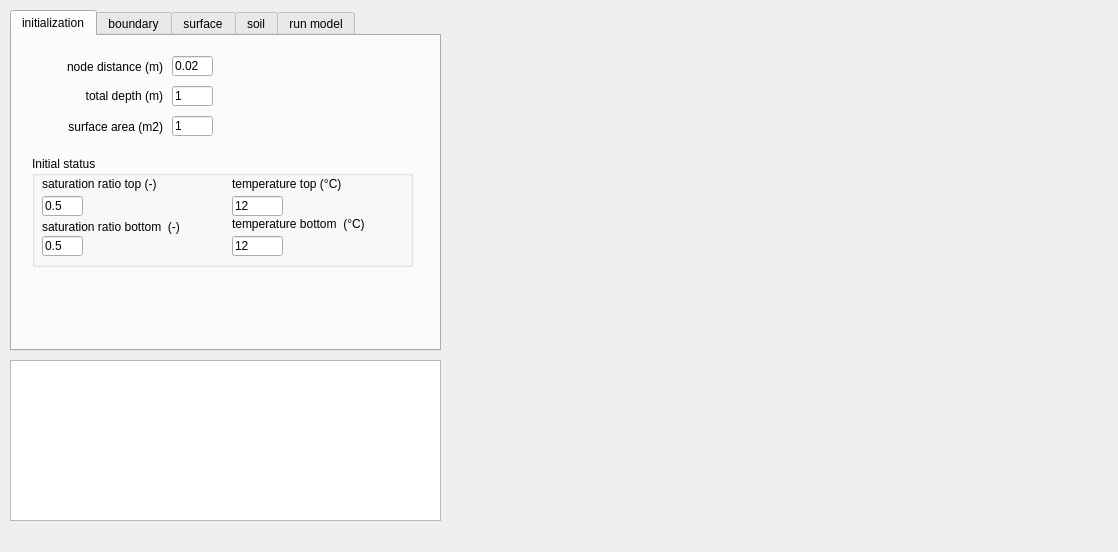
<?xml version="1.0" encoding="UTF-8"?>
<ui version="4.0">
 <class>MainWindow</class>
 <widget class="QMainWindow" name="MainWindow">
  <property name="windowModality">
   <enum>Qt::NonModal</enum>
  </property>
  <property name="geometry">
   <rect>
    <x>0</x>
    <y>0</y>
    <width>1118</width>
    <height>552</height>
   </rect>
  </property>
  <property name="windowTitle">
   <string>MainWindow</string>
  </property>
  <widget class="QWidget" name="centralWidget">
   <widget class="QWidget" name="formLayoutWidget">
    <property name="geometry">
     <rect>
      <x>450</x>
      <y>20</y>
      <width>651</width>
      <height>501</height>
     </rect>
    </property>
    <layout class="QFormLayout" name="layoutPlot"/>
   </widget>
   <widget class="QListWidget" name="listWidget">
    <property name="geometry">
     <rect>
      <x>10</x>
      <y>360</y>
      <width>431</width>
      <height>161</height>
     </rect>
    </property>
    <property name="sizeAdjustPolicy">
     <enum>QAbstractScrollArea::AdjustToContents</enum>
    </property>
   </widget>
   <widget class="QTabWidget" name="tabWidget">
    <property name="geometry">
     <rect>
      <x>10</x>
      <y>10</y>
      <width>431</width>
      <height>341</height>
     </rect>
    </property>
    <property name="currentIndex">
     <number>0</number>
    </property>
    <widget class="QWidget" name="tab">
     <attribute name="title">
      <string>initialization</string>
     </attribute>
     <widget class="QLineEdit" name="lineEditWidth">
      <property name="geometry">
       <rect>
        <x>160</x>
        <y>80</y>
        <width>41</width>
        <height>20</height>
       </rect>
      </property>
      <property name="text">
       <string>1</string>
      </property>
     </widget>
     <widget class="QLabel" name="label_3">
      <property name="geometry">
       <rect>
        <x>10</x>
        <y>20</y>
        <width>141</width>
        <height>21</height>
       </rect>
      </property>
      <property name="text">
       <string>node distance (m)</string>
      </property>
      <property name="alignment">
       <set>Qt::AlignRight|Qt::AlignTrailing|Qt::AlignVCenter</set>
      </property>
     </widget>
     <widget class="QLabel" name="label">
      <property name="geometry">
       <rect>
        <x>20</x>
        <y>80</y>
        <width>131</width>
        <height>21</height>
       </rect>
      </property>
      <property name="text">
       <string>surface area (m2)</string>
      </property>
      <property name="alignment">
       <set>Qt::AlignRight|Qt::AlignTrailing|Qt::AlignVCenter</set>
      </property>
     </widget>
     <widget class="QLineEdit" name="lineEditDepth">
      <property name="geometry">
       <rect>
        <x>160</x>
        <y>50</y>
        <width>41</width>
        <height>20</height>
       </rect>
      </property>
      <property name="text">
       <string>1</string>
      </property>
     </widget>
     <widget class="QLabel" name="label_2">
      <property name="geometry">
       <rect>
        <x>20</x>
        <y>50</y>
        <width>131</width>
        <height>20</height>
       </rect>
      </property>
      <property name="text">
       <string>total depth (m)</string>
      </property>
      <property name="alignment">
       <set>Qt::AlignRight|Qt::AlignTrailing|Qt::AlignVCenter</set>
      </property>
     </widget>
     <widget class="QLineEdit" name="lineEditThickness">
      <property name="geometry">
       <rect>
        <x>160</x>
        <y>20</y>
        <width>41</width>
        <height>20</height>
       </rect>
      </property>
      <property name="text">
       <string>0.02</string>
      </property>
     </widget>
     <widget class="QGroupBox" name="groupBox_5">
      <property name="geometry">
       <rect>
        <x>20</x>
        <y>120</y>
        <width>381</width>
        <height>111</height>
       </rect>
      </property>
      <property name="title">
       <string>Initial status</string>
      </property>
      <widget class="QLineEdit" name="lineEditIniWaterContentTop">
       <property name="geometry">
        <rect>
         <x>10</x>
         <y>40</y>
         <width>41</width>
         <height>20</height>
        </rect>
       </property>
       <property name="text">
        <string>0.5</string>
       </property>
      </widget>
      <widget class="QLineEdit" name="lineEditIniTTop">
       <property name="geometry">
        <rect>
         <x>200</x>
         <y>40</y>
         <width>51</width>
         <height>20</height>
        </rect>
       </property>
       <property name="text">
        <string>12</string>
       </property>
      </widget>
      <widget class="QLabel" name="label_16">
       <property name="geometry">
        <rect>
         <x>200</x>
         <y>20</y>
         <width>151</width>
         <height>16</height>
        </rect>
       </property>
       <property name="text">
        <string>temperature top (°C)</string>
       </property>
      </widget>
      <widget class="QLabel" name="label_17">
       <property name="geometry">
        <rect>
         <x>10</x>
         <y>20</y>
         <width>161</width>
         <height>16</height>
        </rect>
       </property>
       <property name="text">
        <string>saturation ratio top (-)</string>
       </property>
      </widget>
      <widget class="QLabel" name="label_20">
       <property name="geometry">
        <rect>
         <x>200</x>
         <y>60</y>
         <width>181</width>
         <height>16</height>
        </rect>
       </property>
       <property name="text">
        <string>temperature bottom  (°C)</string>
       </property>
      </widget>
      <widget class="QLineEdit" name="lineEditIniTBottom">
       <property name="geometry">
        <rect>
         <x>200</x>
         <y>80</y>
         <width>51</width>
         <height>20</height>
        </rect>
       </property>
       <property name="text">
        <string>12</string>
       </property>
      </widget>
      <widget class="QLabel" name="label_18">
       <property name="geometry">
        <rect>
         <x>10</x>
         <y>60</y>
         <width>181</width>
         <height>21</height>
        </rect>
       </property>
       <property name="text">
        <string>saturation ratio bottom  (-)</string>
       </property>
      </widget>
      <widget class="QLineEdit" name="lineEditIniWaterContentBottom">
       <property name="geometry">
        <rect>
         <x>10</x>
         <y>80</y>
         <width>41</width>
         <height>20</height>
        </rect>
       </property>
       <property name="text">
        <string>0.5</string>
       </property>
      </widget>
     </widget>
    </widget>
    <widget class="QWidget" name="tabBoundary">
     <attribute name="title">
      <string>boundary</string>
     </attribute>
     <widget class="QGroupBox" name="groupBox_3">
      <property name="geometry">
       <rect>
        <x>10</x>
        <y>5</y>
        <width>401</width>
        <height>211</height>
       </rect>
      </property>
      <property name="title">
       <string>Atmospheric boundary</string>
      </property>
      <widget class="QGroupBox" name="groupBox_2">
       <property name="geometry">
        <rect>
         <x>10</x>
         <y>135</y>
         <width>221</width>
         <height>65</height>
        </rect>
       </property>
       <property name="title">
        <string>measurement height</string>
       </property>
       <widget class="QLabel" name="label_28">
        <property name="geometry">
         <rect>
          <x>20</x>
          <y>21</y>
          <width>151</width>
          <height>16</height>
         </rect>
        </property>
        <property name="text">
         <string>temperature and humidity</string>
        </property>
        <property name="alignment">
         <set>Qt::AlignRight|Qt::AlignTrailing|Qt::AlignVCenter</set>
        </property>
       </widget>
       <widget class="QLineEdit" name="lineEditAtmWHeight">
        <property name="geometry">
         <rect>
          <x>180</x>
          <y>42</y>
          <width>31</width>
          <height>20</height>
         </rect>
        </property>
        <property name="text">
         <string>2</string>
        </property>
       </widget>
       <widget class="QLineEdit" name="lineEditAtmTHeight">
        <property name="geometry">
         <rect>
          <x>180</x>
          <y>21</y>
          <width>31</width>
          <height>20</height>
         </rect>
        </property>
        <property name="text">
         <string>2</string>
        </property>
       </widget>
       <widget class="QLabel" name="label_32">
        <property name="geometry">
         <rect>
          <x>40</x>
          <y>42</y>
          <width>131</width>
          <height>16</height>
         </rect>
        </property>
        <property name="text">
         <string>wind</string>
        </property>
        <property name="alignment">
         <set>Qt::AlignRight|Qt::AlignTrailing|Qt::AlignVCenter</set>
        </property>
       </widget>
      </widget>
      <widget class="QGroupBox" name="groupBox_atmFixedData">
       <property name="geometry">
        <rect>
         <x>10</x>
         <y>20</y>
         <width>371</width>
         <height>111</height>
        </rect>
       </property>
       <property name="font">
        <font>
         <bold>false</bold>
        </font>
       </property>
       <property name="title">
        <string>fixed data</string>
       </property>
       <property name="flat">
        <bool>false</bool>
       </property>
       <widget class="QLabel" name="label_11">
        <property name="geometry">
         <rect>
          <x>20</x>
          <y>60</y>
          <width>131</width>
          <height>16</height>
         </rect>
        </property>
        <property name="text">
         <string>wind speed (m s-1)</string>
        </property>
        <property name="alignment">
         <set>Qt::AlignRight|Qt::AlignTrailing|Qt::AlignVCenter</set>
        </property>
       </widget>
       <widget class="QLabel" name="label_9">
        <property name="geometry">
         <rect>
          <x>20</x>
          <y>20</y>
          <width>131</width>
          <height>16</height>
         </rect>
        </property>
        <property name="text">
         <string>temperature (°C)</string>
        </property>
        <property name="alignment">
         <set>Qt::AlignRight|Qt::AlignTrailing|Qt::AlignVCenter</set>
        </property>
       </widget>
       <widget class="QLineEdit" name="lineEditAtmRH">
        <property name="geometry">
         <rect>
          <x>160</x>
          <y>40</y>
          <width>31</width>
          <height>20</height>
         </rect>
        </property>
        <property name="text">
         <string>30</string>
        </property>
       </widget>
       <widget class="QLineEdit" name="lineEditAtmWS">
        <property name="geometry">
         <rect>
          <x>160</x>
          <y>60</y>
          <width>31</width>
          <height>20</height>
         </rect>
        </property>
        <property name="text">
         <string>5</string>
        </property>
       </widget>
       <widget class="QLineEdit" name="lineEditAtmT">
        <property name="geometry">
         <rect>
          <x>160</x>
          <y>20</y>
          <width>31</width>
          <height>20</height>
         </rect>
        </property>
        <property name="text">
         <string>20</string>
        </property>
       </widget>
       <widget class="QLabel" name="label_10">
        <property name="geometry">
         <rect>
          <x>20</x>
          <y>40</y>
          <width>131</width>
          <height>16</height>
         </rect>
        </property>
        <property name="text">
         <string>relative humidity (%)</string>
        </property>
        <property name="alignment">
         <set>Qt::AlignRight|Qt::AlignTrailing|Qt::AlignVCenter</set>
        </property>
       </widget>
       <widget class="QGroupBox" name="groupBox">
        <property name="geometry">
         <rect>
          <x>210</x>
          <y>10</y>
          <width>151</width>
          <height>91</height>
         </rect>
        </property>
        <property name="title">
         <string>Precipitation</string>
        </property>
        <widget class="QLineEdit" name="lineEditPrecStart">
         <property name="geometry">
          <rect>
           <x>110</x>
           <y>20</y>
           <width>31</width>
           <height>20</height>
          </rect>
         </property>
         <property name="text">
          <string>100</string>
         </property>
        </widget>
        <widget class="QLabel" name="label_5">
         <property name="geometry">
          <rect>
           <x>10</x>
           <y>20</y>
           <width>91</width>
           <height>21</height>
          </rect>
         </property>
         <property name="text">
          <string>start (h)</string>
         </property>
         <property name="alignment">
          <set>Qt::AlignRight|Qt::AlignTrailing|Qt::AlignVCenter</set>
         </property>
        </widget>
        <widget class="QLabel" name="label_6">
         <property name="geometry">
          <rect>
           <x>10</x>
           <y>40</y>
           <width>91</width>
           <height>21</height>
          </rect>
         </property>
         <property name="text">
          <string>hours</string>
         </property>
         <property name="alignment">
          <set>Qt::AlignRight|Qt::AlignTrailing|Qt::AlignVCenter</set>
         </property>
        </widget>
        <widget class="QLineEdit" name="lineEditPrecHours">
         <property name="geometry">
          <rect>
           <x>110</x>
           <y>40</y>
           <width>31</width>
           <height>20</height>
          </rect>
         </property>
         <property name="text">
          <string>4</string>
         </property>
        </widget>
        <widget class="QLineEdit" name="lineEditPrecHourlyAmount">
         <property name="geometry">
          <rect>
           <x>110</x>
           <y>60</y>
           <width>31</width>
           <height>20</height>
          </rect>
         </property>
         <property name="text">
          <string>0</string>
         </property>
        </widget>
        <widget class="QLabel" name="label_7">
         <property name="geometry">
          <rect>
           <x>0</x>
           <y>60</y>
           <width>101</width>
           <height>20</height>
          </rect>
         </property>
         <property name="text">
          <string>hourly amount</string>
         </property>
         <property name="alignment">
          <set>Qt::AlignRight|Qt::AlignTrailing|Qt::AlignVCenter</set>
         </property>
        </widget>
       </widget>
       <widget class="QLabel" name="label_14">
        <property name="geometry">
         <rect>
          <x>10</x>
          <y>80</y>
          <width>141</width>
          <height>20</height>
         </rect>
        </property>
        <property name="text">
         <string>fixed heat flux (W m-2)</string>
        </property>
        <property name="alignment">
         <set>Qt::AlignRight|Qt::AlignTrailing|Qt::AlignVCenter</set>
        </property>
       </widget>
       <widget class="QLineEdit" name="lineEditAtmFlux">
        <property name="geometry">
         <rect>
          <x>160</x>
          <y>80</y>
          <width>31</width>
          <height>20</height>
         </rect>
        </property>
        <property name="text">
         <string>0</string>
        </property>
       </widget>
      </widget>
      <widget class="QCheckBox" name="chkUseInputMeteo">
       <property name="enabled">
        <bool>false</bool>
       </property>
       <property name="geometry">
        <rect>
         <x>250</x>
         <y>150</y>
         <width>121</width>
         <height>17</height>
        </rect>
       </property>
       <property name="text">
        <string>use input data</string>
       </property>
      </widget>
      <widget class="QPushButton" name="pushLoadFileMeteo">
       <property name="enabled">
        <bool>true</bool>
       </property>
       <property name="geometry">
        <rect>
         <x>250</x>
         <y>170</y>
         <width>101</width>
         <height>23</height>
        </rect>
       </property>
       <property name="text">
        <string>Load csv data</string>
       </property>
      </widget>
     </widget>
     <widget class="QGroupBox" name="groupBox_9">
      <property name="geometry">
       <rect>
        <x>10</x>
        <y>220</y>
        <width>401</width>
        <height>81</height>
       </rect>
      </property>
      <property name="title">
       <string>Bottom boundary</string>
      </property>
      <widget class="QLineEdit" name="lineEditBottomT">
       <property name="geometry">
        <rect>
         <x>130</x>
         <y>25</y>
         <width>31</width>
         <height>20</height>
        </rect>
       </property>
       <property name="text">
        <string>12</string>
       </property>
      </widget>
      <widget class="QLabel" name="label_25">
       <property name="geometry">
        <rect>
         <x>10</x>
         <y>25</y>
         <width>121</width>
         <height>16</height>
        </rect>
       </property>
       <property name="text">
        <string>temperature (°C)</string>
       </property>
      </widget>
      <widget class="QLabel" name="label_27">
       <property name="geometry">
        <rect>
         <x>200</x>
         <y>25</y>
         <width>71</width>
         <height>21</height>
        </rect>
       </property>
       <property name="text">
        <string>depth (m)</string>
       </property>
      </widget>
      <widget class="QLineEdit" name="lineEditBottomZ">
       <property name="geometry">
        <rect>
         <x>270</x>
         <y>25</y>
         <width>31</width>
         <height>20</height>
        </rect>
       </property>
       <property name="text">
        <string>3.0</string>
       </property>
      </widget>
      <widget class="QRadioButton" name="radioButtonFreeDrainage">
       <property name="geometry">
        <rect>
         <x>50</x>
         <y>50</y>
         <width>101</width>
         <height>22</height>
        </rect>
       </property>
       <property name="text">
        <string>free drainage</string>
       </property>
       <property name="checked">
        <bool>true</bool>
       </property>
      </widget>
      <widget class="QRadioButton" name="radioButtonWaterTable">
       <property name="geometry">
        <rect>
         <x>180</x>
         <y>50</y>
         <width>91</width>
         <height>22</height>
        </rect>
       </property>
       <property name="text">
        <string>water table</string>
       </property>
      </widget>
      <widget class="QLabel" name="label_33">
       <property name="geometry">
        <rect>
         <x>310</x>
         <y>50</y>
         <width>31</width>
         <height>21</height>
        </rect>
       </property>
       <property name="text">
        <string>(m)</string>
       </property>
      </widget>
      <widget class="QLineEdit" name="lineEditWaterTableDepth">
       <property name="geometry">
        <rect>
         <x>270</x>
         <y>50</y>
         <width>31</width>
         <height>20</height>
        </rect>
       </property>
       <property name="text">
        <string>3.0</string>
       </property>
      </widget>
     </widget>
    </widget>
    <widget class="QWidget" name="tab_2">
     <attribute name="title">
      <string>surface</string>
     </attribute>
     <widget class="QLineEdit" name="lineEditRoughnessHeight">
      <property name="geometry">
       <rect>
        <x>180</x>
        <y>40</y>
        <width>41</width>
        <height>20</height>
       </rect>
      </property>
      <property name="text">
       <string>0.1</string>
      </property>
     </widget>
     <widget class="QLineEdit" name="lineEditPlough">
      <property name="geometry">
       <rect>
        <x>180</x>
        <y>110</y>
        <width>41</width>
        <height>20</height>
       </rect>
      </property>
      <property name="text">
       <string>0.005</string>
      </property>
     </widget>
     <widget class="QLineEdit" name="lineEditManningRoughness">
      <property name="geometry">
       <rect>
        <x>180</x>
        <y>75</y>
        <width>41</width>
        <height>20</height>
       </rect>
      </property>
      <property name="text">
       <string>0.024</string>
      </property>
     </widget>
     <widget class="QLabel" name="label_24">
      <property name="geometry">
       <rect>
        <x>30</x>
        <y>35</y>
        <width>141</width>
        <height>21</height>
       </rect>
      </property>
      <property name="text">
       <string>roughness height (m)</string>
      </property>
      <property name="alignment">
       <set>Qt::AlignRight|Qt::AlignTrailing|Qt::AlignVCenter</set>
      </property>
      <property name="wordWrap">
       <bool>true</bool>
      </property>
     </widget>
     <widget class="QLabel" name="label_23">
      <property name="geometry">
       <rect>
        <x>50</x>
        <y>110</y>
        <width>121</width>
        <height>20</height>
       </rect>
      </property>
      <property name="text">
       <string>plough (m)</string>
      </property>
      <property name="alignment">
       <set>Qt::AlignRight|Qt::AlignTrailing|Qt::AlignVCenter</set>
      </property>
     </widget>
     <widget class="QLabel" name="label_22">
      <property name="geometry">
       <rect>
        <x>50</x>
        <y>70</y>
        <width>121</width>
        <height>31</height>
       </rect>
      </property>
      <property name="text">
       <string>Manning roughness (s m-0.5)</string>
      </property>
      <property name="textFormat">
       <enum>Qt::PlainText</enum>
      </property>
      <property name="scaledContents">
       <bool>false</bool>
      </property>
      <property name="alignment">
       <set>Qt::AlignRight|Qt::AlignTrailing|Qt::AlignVCenter</set>
      </property>
      <property name="wordWrap">
       <bool>true</bool>
      </property>
     </widget>
    </widget>
    <widget class="QWidget" name="tab_3">
     <attribute name="title">
      <string>soil</string>
     </attribute>
     <widget class="QGroupBox" name="groupBox_soil">
      <property name="geometry">
       <rect>
        <x>20</x>
        <y>10</y>
        <width>231</width>
        <height>111</height>
       </rect>
      </property>
      <property name="title">
       <string>Soil properties</string>
      </property>
      <widget class="QLineEdit" name="lineEditClay">
       <property name="geometry">
        <rect>
         <x>140</x>
         <y>20</y>
         <width>41</width>
         <height>20</height>
        </rect>
       </property>
       <property name="text">
        <string>30</string>
       </property>
      </widget>
      <widget class="QLabel" name="label_26">
       <property name="geometry">
        <rect>
         <x>10</x>
         <y>20</y>
         <width>81</width>
         <height>16</height>
        </rect>
       </property>
       <property name="text">
        <string>clay (%)</string>
       </property>
      </widget>
      <widget class="QLabel" name="label_29">
       <property name="geometry">
        <rect>
         <x>10</x>
         <y>40</y>
         <width>121</width>
         <height>21</height>
        </rect>
       </property>
       <property name="text">
        <string>organic matter (%)</string>
       </property>
       <property name="wordWrap">
        <bool>true</bool>
       </property>
      </widget>
      <widget class="QLineEdit" name="lineEditOrganic">
       <property name="geometry">
        <rect>
         <x>140</x>
         <y>40</y>
         <width>41</width>
         <height>20</height>
        </rect>
       </property>
       <property name="text">
        <string>2</string>
       </property>
      </widget>
      <widget class="QLabel" name="label_30">
       <property name="geometry">
        <rect>
         <x>10</x>
         <y>60</y>
         <width>121</width>
         <height>21</height>
        </rect>
       </property>
       <property name="text">
        <string>thetaS (m3 m-3)</string>
       </property>
       <property name="wordWrap">
        <bool>true</bool>
       </property>
      </widget>
      <widget class="QLabel" name="label_31">
       <property name="geometry">
        <rect>
         <x>10</x>
         <y>80</y>
         <width>121</width>
         <height>21</height>
        </rect>
       </property>
       <property name="text">
        <string>thetaR (m3 m-3)</string>
       </property>
       <property name="wordWrap">
        <bool>true</bool>
       </property>
      </widget>
      <widget class="QLineEdit" name="lineEditThetaS">
       <property name="geometry">
        <rect>
         <x>140</x>
         <y>60</y>
         <width>41</width>
         <height>20</height>
        </rect>
       </property>
       <property name="text">
        <string>0.42</string>
       </property>
      </widget>
      <widget class="QLineEdit" name="lineEditThetaR">
       <property name="geometry">
        <rect>
         <x>140</x>
         <y>80</y>
         <width>41</width>
         <height>20</height>
        </rect>
       </property>
       <property name="text">
        <string>0.05</string>
       </property>
      </widget>
     </widget>
     <widget class="QCheckBox" name="chkUseInputSoil">
      <property name="enabled">
       <bool>false</bool>
      </property>
      <property name="geometry">
       <rect>
        <x>30</x>
        <y>160</y>
        <width>141</width>
        <height>17</height>
       </rect>
      </property>
      <property name="text">
       <string>use input data</string>
      </property>
     </widget>
     <widget class="QPushButton" name="pushLoadFileSoil">
      <property name="enabled">
       <bool>true</bool>
      </property>
      <property name="geometry">
       <rect>
        <x>30</x>
        <y>180</y>
        <width>111</width>
        <height>23</height>
       </rect>
      </property>
      <property name="text">
       <string>Load csv data</string>
      </property>
     </widget>
    </widget>
    <widget class="QWidget" name="tab_5">
     <attribute name="title">
      <string>run model</string>
     </attribute>
     <widget class="QGroupBox" name="groupBox_6">
      <property name="geometry">
       <rect>
        <x>10</x>
        <y>10</y>
        <width>181</width>
        <height>91</height>
       </rect>
      </property>
      <property name="title">
       <string>Processes</string>
      </property>
      <widget class="QCheckBox" name="chkBoxWater">
       <property name="enabled">
        <bool>true</bool>
       </property>
       <property name="geometry">
        <rect>
         <x>10</x>
         <y>30</y>
         <width>61</width>
         <height>17</height>
        </rect>
       </property>
       <property name="text">
        <string>water</string>
       </property>
       <property name="checked">
        <bool>true</bool>
       </property>
      </widget>
      <widget class="QCheckBox" name="chkBoxHeat">
       <property name="enabled">
        <bool>true</bool>
       </property>
       <property name="geometry">
        <rect>
         <x>10</x>
         <y>50</y>
         <width>61</width>
         <height>17</height>
        </rect>
       </property>
       <property name="text">
        <string>heat</string>
       </property>
       <property name="checked">
        <bool>true</bool>
       </property>
      </widget>
      <widget class="QCheckBox" name="chkBoxLatent">
       <property name="enabled">
        <bool>true</bool>
       </property>
       <property name="geometry">
        <rect>
         <x>80</x>
         <y>30</y>
         <width>61</width>
         <height>17</height>
        </rect>
       </property>
       <property name="text">
        <string>latent</string>
       </property>
       <property name="checked">
        <bool>true</bool>
       </property>
      </widget>
      <widget class="QCheckBox" name="chkBoxAdvective">
       <property name="enabled">
        <bool>true</bool>
       </property>
       <property name="geometry">
        <rect>
         <x>80</x>
         <y>50</y>
         <width>81</width>
         <height>17</height>
        </rect>
       </property>
       <property name="text">
        <string>advective</string>
       </property>
       <property name="checked">
        <bool>true</bool>
       </property>
      </widget>
     </widget>
     <widget class="QPushButton" name="pushRunAllPeriod">
      <property name="geometry">
       <rect>
        <x>330</x>
        <y>30</y>
        <width>81</width>
        <height>51</height>
       </rect>
      </property>
      <property name="font">
       <font>
        <pointsize>10</pointsize>
        <bold>true</bold>
       </font>
      </property>
      <property name="text">
       <string>Run</string>
      </property>
     </widget>
     <widget class="QProgressBar" name="prgBar">
      <property name="geometry">
       <rect>
        <x>10</x>
        <y>120</y>
        <width>401</width>
        <height>23</height>
       </rect>
      </property>
      <property name="value">
       <number>0</number>
      </property>
     </widget>
     <widget class="QPushButton" name="pushCopyOutput">
      <property name="geometry">
       <rect>
        <x>10</x>
        <y>160</y>
        <width>111</width>
        <height>51</height>
       </rect>
      </property>
      <property name="acceptDrops">
       <bool>false</bool>
      </property>
      <property name="autoFillBackground">
       <bool>false</bool>
      </property>
      <property name="text">
       <string>copy output
to clipboard</string>
      </property>
      <property name="autoDefault">
       <bool>false</bool>
      </property>
     </widget>
     <widget class="QLabel" name="label_15">
      <property name="geometry">
       <rect>
        <x>180</x>
        <y>60</y>
        <width>91</width>
        <height>21</height>
       </rect>
      </property>
      <property name="text">
       <string>time step (s)</string>
      </property>
      <property name="alignment">
       <set>Qt::AlignRight|Qt::AlignTrailing|Qt::AlignVCenter</set>
      </property>
      <property name="wordWrap">
       <bool>true</bool>
      </property>
     </widget>
     <widget class="QLineEdit" name="lineEditTimeStep">
      <property name="geometry">
       <rect>
        <x>280</x>
        <y>60</y>
        <width>41</width>
        <height>20</height>
       </rect>
      </property>
      <property name="text">
       <string>3600</string>
      </property>
     </widget>
     <widget class="QLineEdit" name="lineEditSimDuration">
      <property name="geometry">
       <rect>
        <x>280</x>
        <y>30</y>
        <width>41</width>
        <height>20</height>
       </rect>
      </property>
      <property name="text">
       <string>200</string>
      </property>
     </widget>
     <widget class="QLabel" name="label_13">
      <property name="geometry">
       <rect>
        <x>180</x>
        <y>30</y>
        <width>91</width>
        <height>21</height>
       </rect>
      </property>
      <property name="text">
       <string>duration (h)</string>
      </property>
      <property name="alignment">
       <set>Qt::AlignRight|Qt::AlignTrailing|Qt::AlignVCenter</set>
      </property>
     </widget>
     <widget class="QLabel" name="labelInfo">
      <property name="geometry">
       <rect>
        <x>20</x>
        <y>240</y>
        <width>381</width>
        <height>31</height>
       </rect>
      </property>
      <property name="text">
       <string/>
      </property>
      <property name="alignment">
       <set>Qt::AlignLeading|Qt::AlignLeft|Qt::AlignVCenter</set>
      </property>
     </widget>
    </widget>
   </widget>
  </widget>
  <widget class="QMenuBar" name="menuBar">
   <property name="geometry">
    <rect>
     <x>0</x>
     <y>0</y>
     <width>1118</width>
     <height>21</height>
    </rect>
   </property>
  </widget>
 </widget>
 <layoutdefault spacing="6" margin="11"/>
 <resources/>
 <connections/>
</ui>
